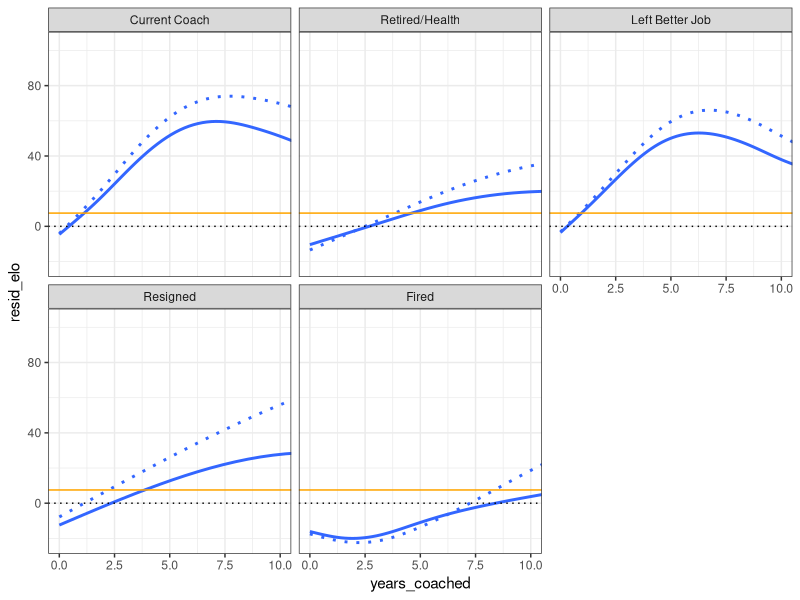
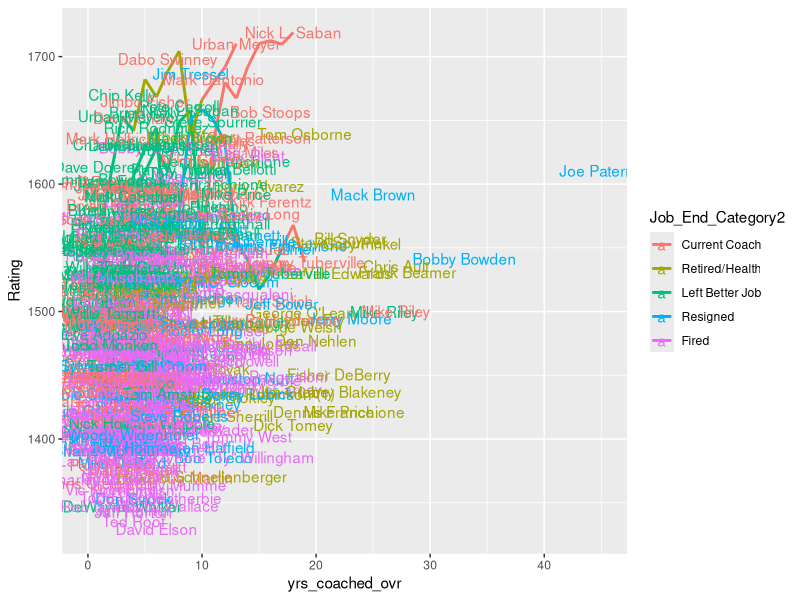
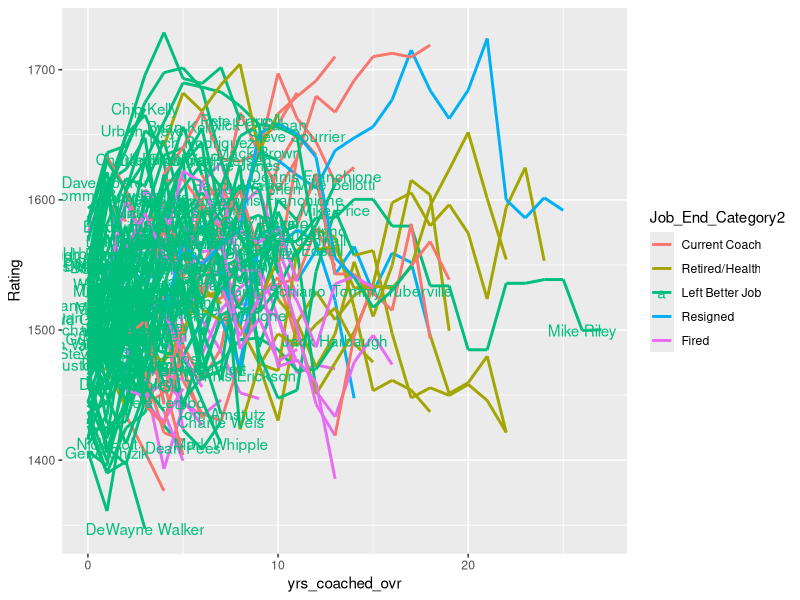

Write R code to recreate these figures, in order.
library(tidyverse)
library(readr)
library(forcats)

ELO = read_csv("data/elo-ratings-2017-09-18.csv")
coach_info = read_csv("data/coaches_to2015.csv")

ELO$C_Team = paste(ELO$Coach, ":", ELO$Team)

ELO2 = ELO %>% 
  left_join(coach_info, by = c("Coach", "Year", "Team")) %>% 
  drop_na(Job_End_Category) %>%
  filter(Job_End_Category < 6) %>%
  group_by(Coach) %>%
  mutate(yrs_coached_ovr = (1:n() - 1)) %>%
  ungroup()

ELO2 <- ELO2 %>%
  mutate(Job_End_Category2 = as.character(Job_End_Category),
         Job_End_Category2 = fct_collapse(Job_End_Category2,
                                          'Current Coach' = '0',
                                          'Retired/Health' = c('1', '3'),
                                          'Left Better Job' = '2',
                                          'Resigned' = '4',
                                          'Fired' = '5'
         ))
      # 
      # ifelse(Job_End_Category == 0, 'Current Coach', 
      #                               ifelse(Job_End_Category %in% c(1, 3), 'Retired/Health',
      #                                      ifelse(Job_End_Category == 2, 'Left Better Job',
      #                                                    ifelse(Job_End_Category == 4, 'Resigned',
      #                                                           'Fired')))))
crazy = ELO2 %>% group_by(Job_End_Category2) %>%
  summarize(M = mean(Rating), Team = mean(avg_team_elo))

my_sample = sample(unique(ELO2$C_Team ), size = 50, replace = FALSE)

avg_team <- ELO2 %>%
  summarise(mean_team = mean(avg_team_elo))


# Job End Category
# 0 = current coach
# 1 = retired
# 2 = left for better job
# 3 = left for health reasons
# 4 = resigned due to pressure from school
# 5 = fired
# 6 = interim coach

"%ni%" <- Negate("%in%")

ELO2 %>% 
  filter(Coach %ni% c('Urban Meyer', 'Nick Saban', 'Bob Stoops', 'Gary Patterson')) %>%
  ggplot(data = ., aes(x = years_coached, y = resid_elo, group = Coach, color = Team)) +
  #geom_line(alpha = 0.3) +
  geom_smooth(aes(group = Job_End_Category2), se = FALSE) +
  geom_smooth(aes(group = Job_End_Category2, y = I(Rating-1500)), se = FALSE, linetype = "dotted") +
  theme_bw() +
  guides(color =  FALSE) +
  facet_wrap(~Job_End_Category2) +
  coord_cartesian(xlim = c(0, 10)) +
  geom_hline(data = crazy, aes(yintercept = I(M-1500))) +
  geom_hline(data = crazy, aes(yintercept = I(Team-1500)), color = "green") +
  geom_hline(data = avg_team, aes(yintercept = 7.533), color = 'orange') + 
  geom_hline(aes(yintercept = 0), linetype = 'dotted')
  

length_coached <- ELO2 %>%
  group_by(Job_End_Category2) %>%
  summarise(mean = mean(years_coached),
            median = median(years_coached),
            max = max(years_coached),
            min = min(years_coached),
            q25 = quantile(years_coached, probs = .25),
            q75 = quantile(years_coached, probs = .75))

length_coached_ovr <- ELO2 %>%
  group_by(Job_End_Category2) %>%
  summarise(mean = mean(yrs_coached_ovr),
            median = median(yrs_coached_ovr),
            max = max(yrs_coached_ovr),
            min = min(yrs_coached_ovr),
            q25 = quantile(yrs_coached_ovr, probs = .25),
            q75 = quantile(yrs_coached_ovr, probs = .75))

# select last coach record
last_coach <- ELO2 %>%
  group_by(Team, Coach) %>%
  mutate(max_coach = max(yrs_coached_ovr)) %>%
  filter(yrs_coached_ovr == max_coach)

ELO2 %>%
  filter(Coach %in% c('Urban Meyer', 'Tommy Tuberville',
                                   'Tyrone "TY" Willingham', "Nick L. Saban",
                                   "Rich Rodriguez")) %>%
  ggplot(aes(x = yrs_coached_ovr, y = Rating, group = Coach, color = Job_End_Category2)) + 
  geom_line(aes(x = yrs_coached_ovr, y = Rating, group = Coach, color = Job_End_Category2),
            size = 1) + 
  geom_text(data = last_coach, aes(label = Coach))


left_job <- ELO2 %>%
  filter(Job_End_Category2 == "Left Better Job") %>%
  select(Coach) %>%
  distinct()

ELO2 %>%
  semi_join(left_job) %>%
  ggplot(aes(x = yrs_coached_ovr, y = Rating, group = Coach, color = Job_End_Category2)) + 
  geom_line(aes(x = yrs_coached_ovr, y = Rating, group = Coach, color = Job_End_Category2),
            size = 1) + 
  geom_text(data = filter(last_coach, Job_End_Category2 == 'Left Better Job'), aes(label = Coach))

